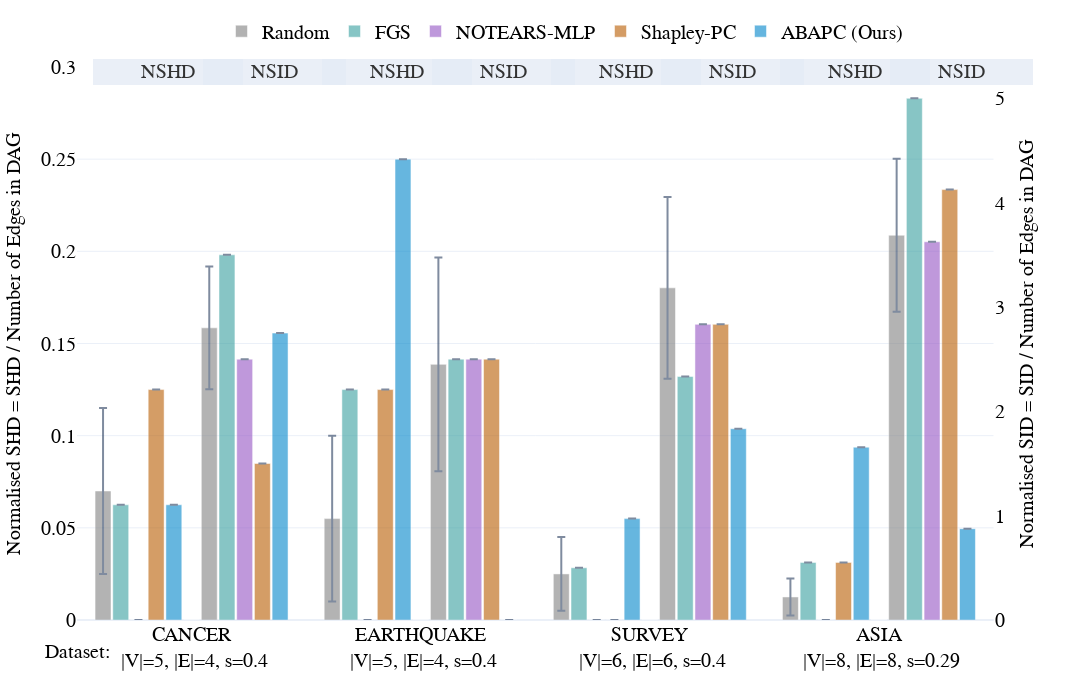
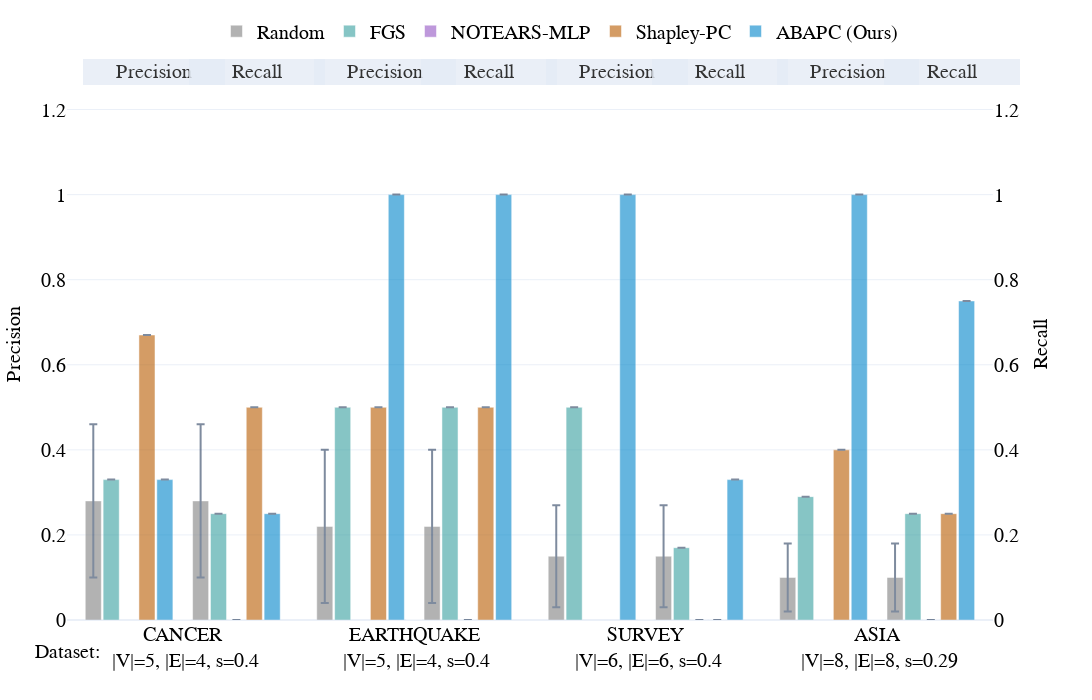
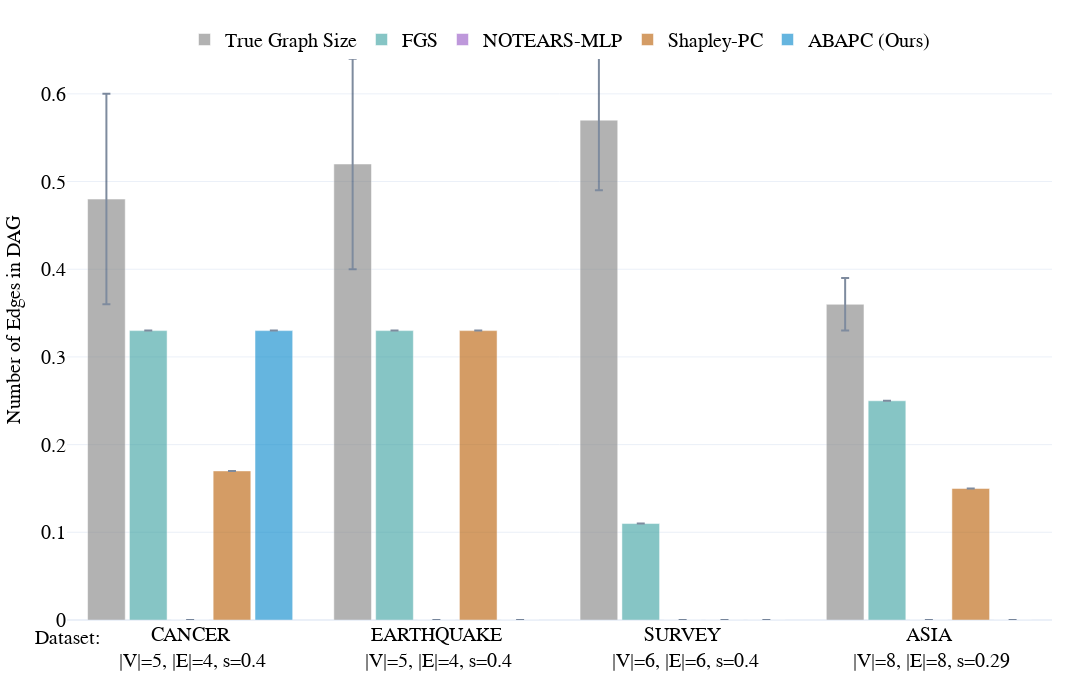

Notebook code for these charts, in order:
### Markdown cell above
### With No Standardisation

### Code cell
version = 'bnlearn_nostd_v2'
datasets = ['cancer', 'earthquake', 'survey', 'asia'#, 'sachs', 'alarm', 'child', 'insurance', 'hailfinder', 'hepar2'
]
all_sum = pd.DataFrame(np.load(f"../results/stored_results_{version}.npy", allow_pickle=True), 
                       columns=['dataset', 'model', 'fdr_mean', 'fdr_std', 'tpr_mean', 'tpr_std',
                                'fpr_mean', 'fpr_std', 'shd_mean', 'shd_std', 'nnz_mean', 'nnz_std',
                                'precision_mean', 'precision_std', 'recall_mean', 'recall_std',
                                'F1_mean', 'F1_std', 'gscore_mean', 'gscore_std', 'SID_mean', 'SID_std'
                                ])


dags_nodes_map = {'asia':8, 'cancer':5, 'earthquake':5, 'sachs':11, 'survey':6, 'alarm':37, 'child':20, 'insurance':27, 'hailfinder':56, 'hepar2':70}
dags_arcs_map = {'asia':8, 'cancer':4, 'earthquake':4, 'sachs':17, 'survey':6, 'alarm':46, 'child':25, 'insurance':52, 'hailfinder':66, 'hepar2':123}
all_sum['n_edges'] = all_sum['dataset'].map(dags_arcs_map)
all_sum['n_nodes'] = all_sum['dataset'].map(dags_nodes_map)
all_sum['sparsity'] = round(all_sum['n_edges']/(all_sum['n_nodes']*(all_sum['n_nodes']-1)/2),2)
all_sum = all_sum[all_sum['model']!='CAM'] ##exclude CAM as it returned all nan
for var in ['shd','SID']:
    all_sum['p_'+var+'_mean'] = all_sum[var+'_mean'].astype(float)/all_sum['n_edges'].astype(int)
    all_sum['p_'+var+'_std'] = all_sum[var+'_std'].astype(float)/all_sum['n_edges'].astype(int)
all_sum['dataset'] = [a.upper() for a in all_sum["dataset"].astype(str)]
all_sum['dataset'] = all_sum['dataset'] +np.repeat("<br> |V|=",len(all_sum))+ all_sum["n_nodes"].astype(str)+np.repeat(", |E|=",len(all_sum))+\
                     all_sum["n_edges"].astype(str)+np.repeat(", s=",len(all_sum))+ all_sum["sparsity"].astype(str)
# all_sum['dataset'] = "$\\text{"+all_sum['dataset'] +np.repeat(" }\\\\ |V|=",len(all_sum))+ all_sum["n_nodes"].astype(str)+np.repeat(", |E|=",len(all_sum))+\
#                      all_sum["n_edges"].astype(str)+np.repeat(", \zeta=",len(all_sum))+ all_sum["sparsity"].astype(str)+"$"
double_bar_chart_plotly(all_sum, ['p_shd','p_SID'], names_dict, colors_dict, save_figs=save_figs, output_name="../results/figs/Fig.1_SID_realdata_nostd.html", debug=False, range_y1=[0,0.3], range_y2=[0,5.3])#
double_bar_chart_plotly(all_sum, ['precision','recall'], names_dict, colors_dict, save_figs=save_figs, output_name="../results/figs/Fig.2_SHD_realdata_nostd.html", debug=False)
bar_chart_plotly(all_sum, 'nnz', names_dict, colors_dict, save_figs=save_figs, output_name="../results/figs/Fig.3_F1_realdata_nostd.html", debug=False)

### Figure 1 — Plotly figure (JSON) as saved in the notebook; plotly's stock layout.template omitted (floating-point values rounded to 4 significant figures)
{"data": [{"error_y": {"array": [0.045, 0.045, 0.02, 0.01], "type": "data", "visible": true}, "marker": {"color": "grey"}, "name": "Random", "offsetgroup": "0", "opacity": 0.6, "showlegend": true, "type": "bar", "x": ["CANCER<br> |V|=5, |E|=4, s=0.4", "EARTHQUAKE<br> |V|=5, |E|=4, s=0.4", "SURVEY<br> |V|=6, |E|=6, s=0.4", "ASIA<br> |V|=8, |E|=8, s=0.29"], "y": [0.07, 0.055, 0.025, 0.0125], "yaxis": "y"}, {"error_y": {"array": [null, null, null, null], "type": "data", "visible": true}, "marker": {"color": "#379f9f"}, "name": "FGS", "offsetgroup": "1", "opacity": 0.6, "showlegend": true, "type": "bar", "x": ["CANCER<br> |V|=5, |E|=4, s=0.4", "EARTHQUAKE<br> |V|=5, |E|=4, s=0.4", "SURVEY<br> |V|=6, |E|=6, s=0.4", "ASIA<br> |V|=8, |E|=8, s=0.29"], "y": [0.0625, 0.125, 0.02833, 0.03125], "yaxis": "y"}, {"error_y": {"array": [0, 0, 0, 0], "type": "data", "visible": true}, "marker": {"color": "#9454c4"}, "name": "NOTEARS-MLP", "offsetgroup": "2", "opacity": 0.6, "showlegend": true, "type": "bar", "x": ["CANCER<br> |V|=5, |E|=4, s=0.4", "EARTHQUAKE<br> |V|=5, |E|=4, s=0.4", "SURVEY<br> |V|=6, |E|=6, s=0.4", "ASIA<br> |V|=8, |E|=8, s=0.29"], "y": [0, 0, 0, 0], "yaxis": "y"}, {"error_y": {"array": [null, null, null, null], "type": "data", "visible": true}, "marker": {"color": "#b85c00"}, "name": "Shapley-PC", "offsetgroup": "3", "opacity": 0.6, "showlegend": true, "type": "bar", "x": ["CANCER<br> |V|=5, |E|=4, s=0.4", "EARTHQUAKE<br> |V|=5, |E|=4, s=0.4", "SURVEY<br> |V|=6, |E|=6, s=0.4", "ASIA<br> |V|=8, |E|=8, s=0.29"], "y": [0.125, 0.125, 0, 0.03125], "yaxis": "y"}, {"error_y": {"array": [null, null, null, null], "type": "data", "visible": true}, "marker": {"color": "#0085CA"}, "name": "ABAPC (Ours)", "offsetgroup": "4", "opacity": 0.6, "showlegend": true, "type": "bar", "x": ["CANCER<br> |V|=5, |E|=4, s=0.4", "EARTHQUAKE<br> |V|=5, |E|=4, s=0.4", "SURVEY<br> |V|=6, |E|=6, s=0.4", "ASIA<br> |V|=8, |E|=8, s=0.29"], "y": [0.0625, 0.25, 0.055, 0.09375], "yaxis": "y"}, {"marker": {"color": "white"}, "name": "", "offsetgroup": "5", "opacity": 1, "showlegend": false, "type": "bar", "x": ["CANCER<br> |V|=5, |E|=4, s=0.4", "EARTHQUAKE<br> |V|=5, |E|=4, s=0.4", "SURVEY<br> |V|=6, |E|=6, s=0.4", "ASIA<br> |V|=8, |E|=8, s=0.29"], "y": [0, 0, 0, 0]}, {"error_y": {"array": [0.5875, 1.025, 0.87, 0.7338], "type": "data", "visible": true}, "marker": {"color": "grey"}, "name": "Random", "offsetgroup": "6", "opacity": 0.6, "showlegend": false, "type": "bar", "x": ["CANCER<br> |V|=5, |E|=4, s=0.4", "EARTHQUAKE<br> |V|=5, |E|=4, s=0.4", "SURVEY<br> |V|=6, |E|=6, s=0.4", "ASIA<br> |V|=8, |E|=8, s=0.29"], "y": [2.8, 2.45, 3.183, 3.688], "yaxis": "y2"}, {"error_y": {"array": [null, null, null, null], "type": "data", "visible": true}, "marker": {"color": "#379f9f"}, "name": "FGS", "offsetgroup": "7", "opacity": 0.6, "showlegend": false, "type": "bar", "x": ["CANCER<br> |V|=5, |E|=4, s=0.4", "EARTHQUAKE<br> |V|=5, |E|=4, s=0.4", "SURVEY<br> |V|=6, |E|=6, s=0.4", "ASIA<br> |V|=8, |E|=8, s=0.29"], "y": [3.5, 2.5, 2.333, 5], "yaxis": "y2"}, {"error_y": {"array": [0, 0, 0, 0], "type": "data", "visible": true}, "marker": {"color": "#9454c4"}, "name": "NOTEARS-MLP", "offsetgroup": "8", "opacity": 0.6, "showlegend": false, "type": "bar", "x": ["CANCER<br> |V|=5, |E|=4, s=0.4", "EARTHQUAKE<br> |V|=5, |E|=4, s=0.4", "SURVEY<br> |V|=6, |E|=6, s=0.4", "ASIA<br> |V|=8, |E|=8, s=0.29"], "y": [2.5, 2.5, 2.833, 3.625], "yaxis": "y2"}, {"error_y": {"array": [null, null, null, null], "type": "data", "visible": true}, "marker": {"color": "#b85c00"}, "name": "Shapley-PC", "offsetgroup": "9", "opacity": 0.6, "showlegend": false, "type": "bar", "x": ["CANCER<br> |V|=5, |E|=4, s=0.4", "EARTHQUAKE<br> |V|=5, |E|=4, s=0.4", "SURVEY<br> |V|=6, |E|=6, s=0.4", "ASIA<br> |V|=8, |E|=8, s=0.29"], "y": [1.5, 2.5, 2.833, 4.125], "yaxis": "y2"}, {"error_y": {"array": [null, null, null, null], "type": "data", "visible": true}, "marker": {"color": "#0085CA"}, "name": "ABAPC (Ours)", "offsetgroup": "10", "opacity": 0.6, "showlegend": false, "type": "bar", "x": ["CANCER<br> |V|=5, |E|=4, s=0.4", "EARTHQUAKE<br> |V|=5, |E|=4, s=0.4", "SURVEY<br> |V|=6, |E|=6, s=0.4", "ASIA<br> |V|=8, |E|=8, s=0.29"], "y": [2.75, 0, 1.833, 0.875], "yaxis": "y2"}], "layout": {"annotations": [{"font": {"color": "Black", "family": "Serif", "size": 20}, "showarrow": false, "text": "Dataset:", "x": 0, "xanchor": "center", "xref": "paper", "y": -0.08, "yanchor": "bottom", "yref": "paper"}, {"bgcolor": "#E5ECF6", "bordercolor": "#E5ECF6", "borderwidth": 2, "font": {"color": "black", "size": 20}, "opacity": 0.8, "showarrow": false, "text": "         NSHD         ", "x": 0.017, "xanchor": "left", "xref": "x domain", "y": 1.015, "yref": "y domain"}, {"bgcolor": "#E5ECF6", "bordercolor": "#E5ECF6", "borderwidth": 2, "font": {"color": "black", "size": 20}, "opacity": 0.8, "showarrow": false, "text": "         NSID         ", "x": 0.137, "xanchor": "left", "xref": "x domain", "y": 1.015, "yref": "y domain"}, {"bgcolor": "#E5ECF6", "bordercolor": "#E5ECF6", "borderwidth": 2, "font": {"color": "black", "size": 20}, "opacity": 0.8, "showarrow": false, "text": "         NSHD         ", "x": 0.267, "xanchor": "left", "xref": "x domain", "y": 1.015, "yref": "y domain"}, {"bgcolor": "#E5ECF6", "bordercolor": "#E5ECF6", "borderwidth": 2, "font": {"color": "black", "size": 20}, "opacity": 0.8, "showarrow": false, "text": "         NSID         ", "x": 0.387, "xanchor": "left", "xref": "x domain", "y": 1.015, "yref": "y domain"}, {"bgcolor": "#E5ECF6", "bordercolor": "#E5ECF6", "borderwidth": 2, "font": {"color": "black", "size": 20}, "opacity": 0.8, "showarrow": false, "text": "         NSHD         ", "x": 0.517, "xanchor": "left", "xref": "x domain", "y": 1.015, "yref": "y domain"}, {"bgcolor": "#E5ECF6", "bordercolor": "#E5ECF6", "borderwidth": 2, "font": {"color": "black", "size": 20}, "opacity": 0.8, "showarrow": false, "text": "         NSID         ", "x": 0.637, "xanchor": "left", "xref": "x domain", "y": 1.015, "yref": "y domain"}, {"bgcolor": "#E5ECF6", "bordercolor": "#E5ECF6", "borderwidth": 2, "font": {"color": "black", "size": 20}, "opacity": 0.8, "showarrow": false, "text": "         NSHD         ", "x": 0.767, "xanchor": "left", "xref": "x domain", "y": 1.015, "yref": "y domain"}, {"bgcolor": "#E5ECF6", "bordercolor": "#E5ECF6", "borderwidth": 2, "font": {"color": "black", "size": 20}, "opacity": 0.8, "showarrow": false, "text": "         NSID         ", "x": 0.887, "xanchor": "left", "xref": "x domain", "y": 1.015, "yref": "y domain"}], "bargap": 0.15, "bargroupgap": 0.1, "barmode": "group", "font": {"color": "black", "family": "Serif", "size": 20}, "height": 700, "hovermode": "x unified", "legend": {"orientation": "h", "x": 0.5, "xanchor": "center", "y": 1.1, "yanchor": "top"}, "margin": {"b": 80, "l": 40, "r": 40, "t": 20}, "width": 1600, "xaxis": {"anchor": "y", "domain": [0, 0.94]}, "yaxis": {"anchor": "x", "domain": [0, 1], "range": [0, 0.3], "title": {"font": {"size": 20}, "text": "Normalised SHD = SHD / Number of Edges in DAG"}}, "yaxis2": {"anchor": "x", "overlaying": "y", "range": [0, 5.3], "scaleanchor": 0, "showgrid": false, "showline": false, "showticklabels": true, "side": "right", "title": {"font": {"size": 20}, "text": "Normalised SID = SID / Number of Edges in DAG"}, "zeroline": true}}}

### Figure 2 — Plotly figure (JSON) as saved in the notebook; plotly's stock layout.template omitted (floating-point values rounded to 4 significant figures)
{"data": [{"error_y": {"array": [0.18, 0.18, 0.12, 0.08], "type": "data", "visible": true}, "marker": {"color": "grey"}, "name": "Random", "offsetgroup": "0", "opacity": 0.6, "showlegend": true, "type": "bar", "x": ["CANCER<br> |V|=5, |E|=4, s=0.4", "EARTHQUAKE<br> |V|=5, |E|=4, s=0.4", "SURVEY<br> |V|=6, |E|=6, s=0.4", "ASIA<br> |V|=8, |E|=8, s=0.29"], "y": [0.28, 0.22, 0.15, 0.1], "yaxis": "y"}, {"error_y": {"array": [null, null, null, null], "type": "data", "visible": true}, "marker": {"color": "#379f9f"}, "name": "FGS", "offsetgroup": "1", "opacity": 0.6, "showlegend": true, "type": "bar", "x": ["CANCER<br> |V|=5, |E|=4, s=0.4", "EARTHQUAKE<br> |V|=5, |E|=4, s=0.4", "SURVEY<br> |V|=6, |E|=6, s=0.4", "ASIA<br> |V|=8, |E|=8, s=0.29"], "y": [0.33, 0.5, 0.5, 0.29], "yaxis": "y"}, {"error_y": {"array": [null, null, null, null], "type": "data", "visible": true}, "marker": {"color": "#9454c4"}, "name": "NOTEARS-MLP", "offsetgroup": "2", "opacity": 0.6, "showlegend": true, "type": "bar", "x": ["CANCER<br> |V|=5, |E|=4, s=0.4", "EARTHQUAKE<br> |V|=5, |E|=4, s=0.4", "SURVEY<br> |V|=6, |E|=6, s=0.4", "ASIA<br> |V|=8, |E|=8, s=0.29"], "y": [null, null, null, null], "yaxis": "y"}, {"error_y": {"array": [null, null, null, null], "type": "data", "visible": true}, "marker": {"color": "#b85c00"}, "name": "Shapley-PC", "offsetgroup": "3", "opacity": 0.6, "showlegend": true, "type": "bar", "x": ["CANCER<br> |V|=5, |E|=4, s=0.4", "EARTHQUAKE<br> |V|=5, |E|=4, s=0.4", "SURVEY<br> |V|=6, |E|=6, s=0.4", "ASIA<br> |V|=8, |E|=8, s=0.29"], "y": [0.67, 0.5, null, 0.4], "yaxis": "y"}, {"error_y": {"array": [null, null, null, null], "type": "data", "visible": true}, "marker": {"color": "#0085CA"}, "name": "ABAPC (Ours)", "offsetgroup": "4", "opacity": 0.6, "showlegend": true, "type": "bar", "x": ["CANCER<br> |V|=5, |E|=4, s=0.4", "EARTHQUAKE<br> |V|=5, |E|=4, s=0.4", "SURVEY<br> |V|=6, |E|=6, s=0.4", "ASIA<br> |V|=8, |E|=8, s=0.29"], "y": [0.33, 1, 1, 1], "yaxis": "y"}, {"marker": {"color": "white"}, "name": "", "offsetgroup": "5", "opacity": 1, "showlegend": false, "type": "bar", "x": ["CANCER<br> |V|=5, |E|=4, s=0.4", "EARTHQUAKE<br> |V|=5, |E|=4, s=0.4", "SURVEY<br> |V|=6, |E|=6, s=0.4", "ASIA<br> |V|=8, |E|=8, s=0.29"], "y": [0, 0, 0, 0]}, {"error_y": {"array": [0.18, 0.18, 0.12, 0.08], "type": "data", "visible": true}, "marker": {"color": "grey"}, "name": "Random", "offsetgroup": "6", "opacity": 0.6, "showlegend": false, "type": "bar", "x": ["CANCER<br> |V|=5, |E|=4, s=0.4", "EARTHQUAKE<br> |V|=5, |E|=4, s=0.4", "SURVEY<br> |V|=6, |E|=6, s=0.4", "ASIA<br> |V|=8, |E|=8, s=0.29"], "y": [0.28, 0.22, 0.15, 0.1], "yaxis": "y2"}, {"error_y": {"array": [null, null, null, null], "type": "data", "visible": true}, "marker": {"color": "#379f9f"}, "name": "FGS", "offsetgroup": "7", "opacity": 0.6, "showlegend": false, "type": "bar", "x": ["CANCER<br> |V|=5, |E|=4, s=0.4", "EARTHQUAKE<br> |V|=5, |E|=4, s=0.4", "SURVEY<br> |V|=6, |E|=6, s=0.4", "ASIA<br> |V|=8, |E|=8, s=0.29"], "y": [0.25, 0.5, 0.17, 0.25], "yaxis": "y2"}, {"error_y": {"array": [0, 0, 0, 0], "type": "data", "visible": true}, "marker": {"color": "#9454c4"}, "name": "NOTEARS-MLP", "offsetgroup": "8", "opacity": 0.6, "showlegend": false, "type": "bar", "x": ["CANCER<br> |V|=5, |E|=4, s=0.4", "EARTHQUAKE<br> |V|=5, |E|=4, s=0.4", "SURVEY<br> |V|=6, |E|=6, s=0.4", "ASIA<br> |V|=8, |E|=8, s=0.29"], "y": [0, 0, 0, 0], "yaxis": "y2"}, {"error_y": {"array": [null, null, null, null], "type": "data", "visible": true}, "marker": {"color": "#b85c00"}, "name": "Shapley-PC", "offsetgroup": "9", "opacity": 0.6, "showlegend": false, "type": "bar", "x": ["CANCER<br> |V|=5, |E|=4, s=0.4", "EARTHQUAKE<br> |V|=5, |E|=4, s=0.4", "SURVEY<br> |V|=6, |E|=6, s=0.4", "ASIA<br> |V|=8, |E|=8, s=0.29"], "y": [0.5, 0.5, 0, 0.25], "yaxis": "y2"}, {"error_y": {"array": [null, null, null, null], "type": "data", "visible": true}, "marker": {"color": "#0085CA"}, "name": "ABAPC (Ours)", "offsetgroup": "10", "opacity": 0.6, "showlegend": false, "type": "bar", "x": ["CANCER<br> |V|=5, |E|=4, s=0.4", "EARTHQUAKE<br> |V|=5, |E|=4, s=0.4", "SURVEY<br> |V|=6, |E|=6, s=0.4", "ASIA<br> |V|=8, |E|=8, s=0.29"], "y": [0.25, 1, 0.33, 0.75], "yaxis": "y2"}], "layout": {"annotations": [{"font": {"color": "Black", "family": "Serif", "size": 20}, "showarrow": false, "text": "Dataset:", "x": 0, "xanchor": "center", "xref": "paper", "y": -0.08, "yanchor": "bottom", "yref": "paper"}, {"bgcolor": "#E5ECF6", "bordercolor": "#E5ECF6", "borderwidth": 2, "font": {"color": "black", "size": 20}, "opacity": 0.8, "showarrow": false, "text": "      Precision      ", "x": 0.017, "xanchor": "left", "xref": "x domain", "y": 1.015, "yref": "y domain"}, {"bgcolor": "#E5ECF6", "bordercolor": "#E5ECF6", "borderwidth": 2, "font": {"color": "black", "size": 20}, "opacity": 0.8, "showarrow": false, "text": "        Recall        ", "x": 0.132, "xanchor": "left", "xref": "x domain", "y": 1.015, "yref": "y domain"}, {"bgcolor": "#E5ECF6", "bordercolor": "#E5ECF6", "borderwidth": 2, "font": {"color": "black", "size": 20}, "opacity": 0.8, "showarrow": false, "text": "      Precision      ", "x": 0.267, "xanchor": "left", "xref": "x domain", "y": 1.015, "yref": "y domain"}, {"bgcolor": "#E5ECF6", "bordercolor": "#E5ECF6", "borderwidth": 2, "font": {"color": "black", "size": 20}, "opacity": 0.8, "showarrow": false, "text": "        Recall        ", "x": 0.382, "xanchor": "left", "xref": "x domain", "y": 1.015, "yref": "y domain"}, {"bgcolor": "#E5ECF6", "bordercolor": "#E5ECF6", "borderwidth": 2, "font": {"color": "black", "size": 20}, "opacity": 0.8, "showarrow": false, "text": "      Precision      ", "x": 0.517, "xanchor": "left", "xref": "x domain", "y": 1.015, "yref": "y domain"}, {"bgcolor": "#E5ECF6", "bordercolor": "#E5ECF6", "borderwidth": 2, "font": {"color": "black", "size": 20}, "opacity": 0.8, "showarrow": false, "text": "        Recall        ", "x": 0.632, "xanchor": "left", "xref": "x domain", "y": 1.015, "yref": "y domain"}, {"bgcolor": "#E5ECF6", "bordercolor": "#E5ECF6", "borderwidth": 2, "font": {"color": "black", "size": 20}, "opacity": 0.8, "showarrow": false, "text": "      Precision      ", "x": 0.767, "xanchor": "left", "xref": "x domain", "y": 1.015, "yref": "y domain"}, {"bgcolor": "#E5ECF6", "bordercolor": "#E5ECF6", "borderwidth": 2, "font": {"color": "black", "size": 20}, "opacity": 0.8, "showarrow": false, "text": "        Recall        ", "x": 0.882, "xanchor": "left", "xref": "x domain", "y": 1.015, "yref": "y domain"}], "bargap": 0.15, "bargroupgap": 0.1, "barmode": "group", "font": {"color": "black", "family": "Serif", "size": 20}, "height": 700, "hovermode": "x unified", "legend": {"orientation": "h", "x": 0.5, "xanchor": "center", "y": 1.1, "yanchor": "top"}, "margin": {"b": 80, "l": 40, "r": 40, "t": 20}, "width": 1600, "xaxis": {"anchor": "y", "domain": [0, 0.94]}, "yaxis": {"anchor": "x", "domain": [0, 1], "range": [0, 1.3], "title": {"font": {"size": 20}, "text": "Precision"}}, "yaxis2": {"anchor": "x", "overlaying": "y", "range": [0, 1.3], "scaleanchor": 0, "showgrid": false, "showline": false, "showticklabels": true, "side": "right", "title": {"font": {"size": 20}, "text": "Recall"}, "zeroline": true}}}

### Figure 3 — Plotly figure (JSON) as saved in the notebook; plotly's stock layout.template omitted (floating-point values rounded to 4 significant figures)
{"data": [{"error_y": {"array": [0.12, 0.12, 0.08, 0.03], "type": "data", "visible": true}, "marker": {"color": "grey"}, "name": "True Graph Size", "opacity": 0.6, "type": "bar", "x": ["CANCER<br> |V|=5, |E|=4, s=0.4", "EARTHQUAKE<br> |V|=5, |E|=4, s=0.4", "SURVEY<br> |V|=6, |E|=6, s=0.4", "ASIA<br> |V|=8, |E|=8, s=0.29"], "y": [0.48, 0.52, 0.57, 0.36]}, {"error_y": {"array": [null, null, null, null], "type": "data", "visible": true}, "marker": {"color": "#379f9f"}, "name": "FGS", "opacity": 0.6, "type": "bar", "x": ["CANCER<br> |V|=5, |E|=4, s=0.4", "EARTHQUAKE<br> |V|=5, |E|=4, s=0.4", "SURVEY<br> |V|=6, |E|=6, s=0.4", "ASIA<br> |V|=8, |E|=8, s=0.29"], "y": [0.33, 0.33, 0.11, 0.25]}, {"error_y": {"array": [0, 0, 0, 0], "type": "data", "visible": true}, "marker": {"color": "#9454c4"}, "name": "NOTEARS-MLP", "opacity": 0.6, "type": "bar", "x": ["CANCER<br> |V|=5, |E|=4, s=0.4", "EARTHQUAKE<br> |V|=5, |E|=4, s=0.4", "SURVEY<br> |V|=6, |E|=6, s=0.4", "ASIA<br> |V|=8, |E|=8, s=0.29"], "y": [0, 0, 0, 0]}, {"error_y": {"array": [null, null, null, null], "type": "data", "visible": true}, "marker": {"color": "#b85c00"}, "name": "Shapley-PC", "opacity": 0.6, "type": "bar", "x": ["CANCER<br> |V|=5, |E|=4, s=0.4", "EARTHQUAKE<br> |V|=5, |E|=4, s=0.4", "SURVEY<br> |V|=6, |E|=6, s=0.4", "ASIA<br> |V|=8, |E|=8, s=0.29"], "y": [0.17, 0.33, 0, 0.15]}, {"error_y": {"array": [null, null, null, null], "type": "data", "visible": true}, "marker": {"color": "#0085CA"}, "name": "ABAPC (Ours)", "opacity": 0.6, "type": "bar", "x": ["CANCER<br> |V|=5, |E|=4, s=0.4", "EARTHQUAKE<br> |V|=5, |E|=4, s=0.4", "SURVEY<br> |V|=6, |E|=6, s=0.4", "ASIA<br> |V|=8, |E|=8, s=0.29"], "y": [0.33, 0, 0, 0]}], "layout": {"annotations": [{"font": {"color": "Black", "family": "Serif", "size": 20}, "showarrow": false, "text": "Dataset:", "x": 0, "xanchor": "center", "xref": "paper", "y": -0.05, "yanchor": "bottom", "yref": "paper"}], "bargap": 0.15, "bargroupgap": 0.1, "barmode": "group", "font": {"color": "black", "family": "Serif", "size": 20}, "height": 700, "hovermode": "x unified", "legend": {"orientation": "h", "x": 0.5, "xanchor": "center", "y": 1, "yanchor": "top"}, "margin": {"b": 80, "l": 40, "r": 40, "t": 20}, "width": 1600, "yaxis": {"title": {"font": {"size": 20}, "text": "Number of Edges in DAG"}}}}
